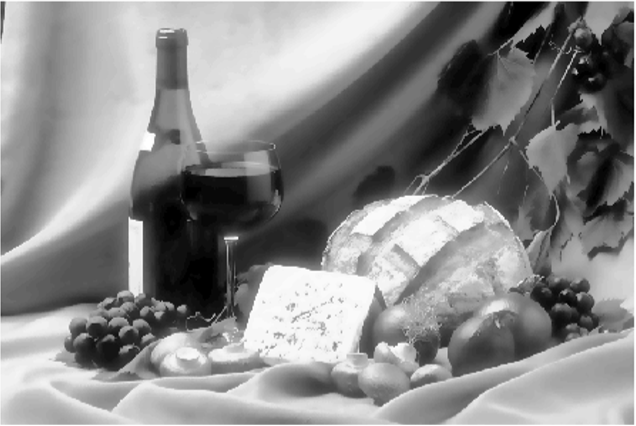
%> input picture documents/intro_computer_vision/assignments/assignment_04/figures/picture_01.PNG, 636 x 426 px
$ octave runDemo.m   (GNU Octave 9; MATLAB toolbox functions it lacks are replaced by stand-ins)
%> lines starting %> are read from the running program, lines starting %| are printed output that depends on the picture; in (x1, y1, x2, y2) boxes, pixels count from 0 and x2, y2 are one past the last pixel; in counts of white or black regions, pixels touching at a corner belong together; the program's own positions count from 1

% RUNDEMO Illustrates the use of BFILTER2 and CARTOON.
%    This demo shows typical usage for the bilateral
%    filter implemented by BFILTER2. The application
%    of bilateral filtering to image abstraction is
%    demonstrated by the CARTOON function.
%
% Douglas R. Lanman, Brown University, September 2006.
% dlanman@brown.edu, http://mesh.brown.edu/dlanman


% Load test images.
% Note: Must be double precision in the interval [0,1].
img1 = double(imread('../figures/picture_01.PNG'))/255;
%> img1: size 426x636x3 double; min 0, max 1, mean 0.543
img2 = double(imread('../figures/picture_02.PNG'))/255;
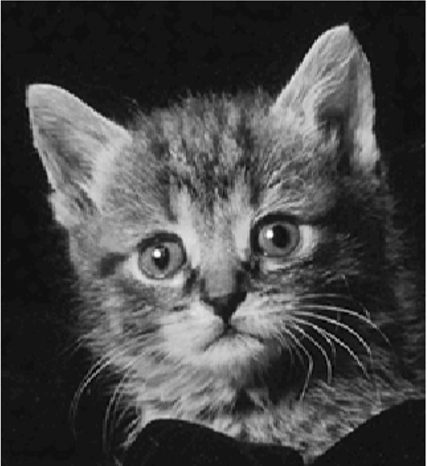
%> input picture documents/intro_computer_vision/assignments/assignment_04/figures/picture_02.PNG, 428 x 466 px
%> img2: size 466x428x3 double; min 0, max 1, mean 0.281
img3 = double(imread('../figures/picture_03.PNG'))/255;
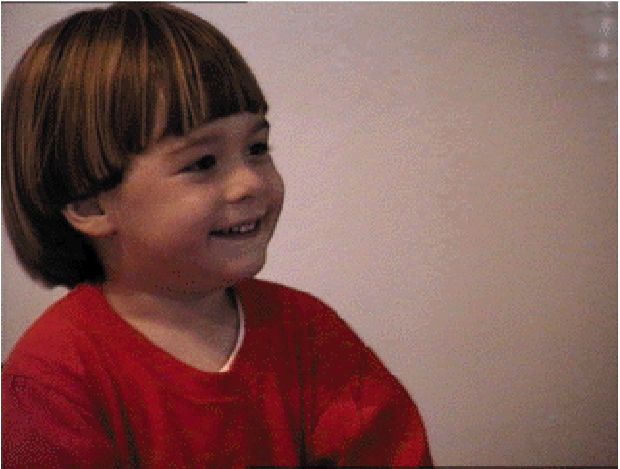
%> input picture documents/intro_computer_vision/assignments/assignment_04/figures/picture_03.PNG, 620 x 469 px

% Introduce AWGN into test images.
% Note: This will show the benefit of bilateral filtering.
img1 = img1+0.03*randn(size(img1));
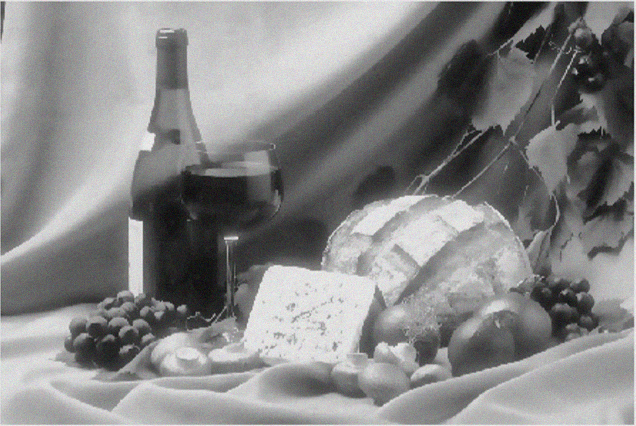
%> img1: size 426x636x3 double; mean R, G, B 0.543, 0.543, 0.543; drawn with min black and max white
img2 = img2+0.03*randn(size(img2));
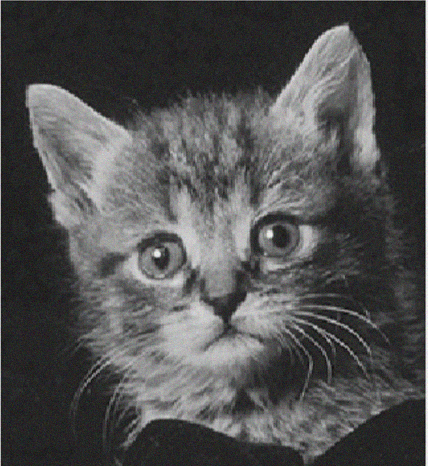
%> img2: size 466x428x3 double; mean R, G, B 0.281, 0.281, 0.281; drawn with min black and max white
img1(img1<0) = 0; img1(img1>1) = 1;
%> after `img1(img1<0) = 0`: img1: size 426x636x3 double; 1.52% of pixels changed, all inside (x1, y1, x2, y2) = (91, 2, 633, 358)
%> after `img1(img1>1) = 1`: img1: size 426x636x3 double; mean R, G, B 0.543, 0.543, 0.543; mean of the top-left, top-right, bottom-left and bottom-right quarters 0.642, 0.351, 0.54, 0.64
img2(img2<0) = 0; img2(img2>1) = 1;
%> after `img2(img2<0) = 0`: img2: size 466x428x3 double; 1.17% of pixels changed, all inside (x1, y1, x2, y2) = (1, 1, 425, 466)
%> after `img2(img2>1) = 1`: img2: size 466x428x3 double; mean R, G, B 0.281, 0.281, 0.281; mean of the top-left, top-right, bottom-left and bottom-right quarters 0.284, 0.278, 0.292, 0.269

% Set bilateral filter parameters.
w     = 5;       % bilateral filter half-width
sigma = [3 0.1]; % bilateral filter standard deviations

% Apply bilateral filter to each image.
%> (the run ends here)
